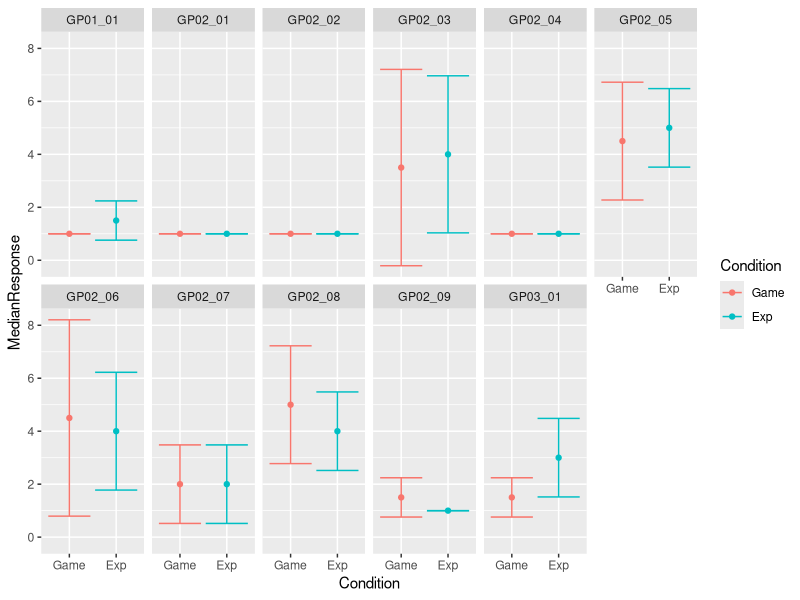
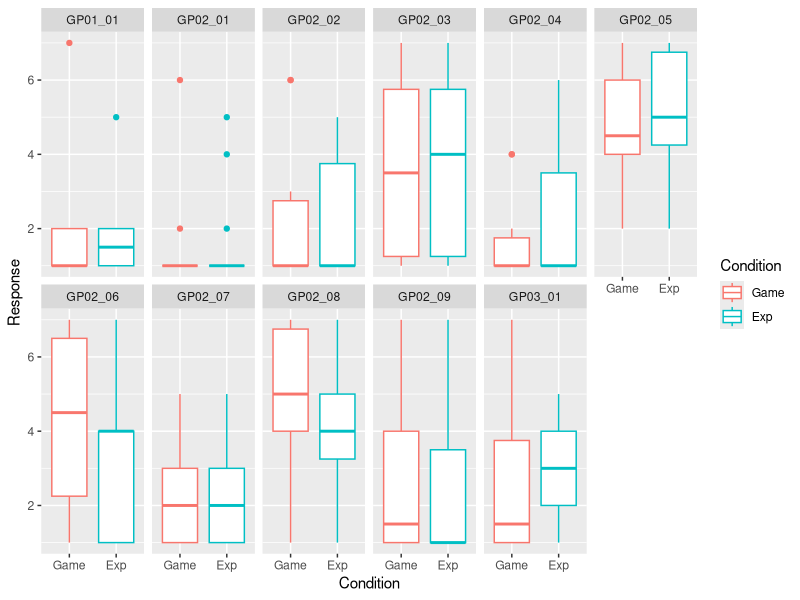

Recreate these plots in R, in order.
## ---- chunk 1
library(tidyverse)
## ---- chunk 2
widish_df <- 
  tibble(Participant = c(1, 1, 2, 2),
         Face = rep(c("M1", "M2"), 2), 
         Symmetry = c(6, 4, 5, 3),
         Attractiveness = c(4, 7, 2, 7),
         Trustworthiness = c(3, 6, 1, 2))

knitr::kable(widish_df, align="c")
## ---- chunk 3
tidyr::pivot_longer(widish_df, 
                    cols=c("Symmetry", "Attractiveness", "Trustworthiness")) %>%
  knitr::kable()
## ---- chunk 4
longish_df <- 
  tidyr::pivot_longer(widish_df, 
                      cols=c("Symmetry", "Attractiveness", "Trustworthiness"),
                      names_to="Property",
                      values_to="Response")

head(longish_df, 4) %>%
  knitr::kable()
## ---- chunk 5
longish_df %>%
  pivot_wider(names_from = "Property", values_from="Response") %>%
  knitr::kable()
## ---- chunk 6
gp <-
  read_csv("data/GP.csv", 
           col_types = cols(.default=col_integer(),
                            Respondent = col_character(),
                            Condition = col_integer(),
                            Gender = col_integer())) %>%
  mutate(Condition = factor(Condition, labels=c("Game", "Exp"))) %>%
  pivot_longer(cols=starts_with("GP"), names_to="Item", values_to="Response") %>%
  # pivot_longer(cols="GP01_01":"GP03_01", names_to="Item", values_to="Response")

  group_by(Condition, Item) %>%
  summarise(MedianResponse = median(Response),
            ResponseMAD = mad(Response),
            .groups="drop")

ggplot(gp, aes(x=Condition, y=MedianResponse, ymin=MedianResponse - ResponseMAD, ymax=MedianResponse+ResponseMAD, color=Condition)) + 
  geom_point() + 
  geom_errorbar() +
  facet_wrap(.~Item, ncol=6)
## ---- chunk 7
gp <-
  read_csv("data/GP.csv", 
           col_types = cols(.default=col_integer(),
                            Respondent = col_character(),
                            Condition = col_integer(),
                            Gender = col_integer())) %>%
  mutate(Condition = factor(Condition, labels=c("Game", "Exp"))) %>%
  pivot_longer(cols=starts_with("GP"), names_to="Item", values_to="Response")

ggplot(gp, aes(x=Condition, y=Response, color=Condition)) + 
  geom_boxplot() + 
  facet_wrap(.~Item, ncol=6)
